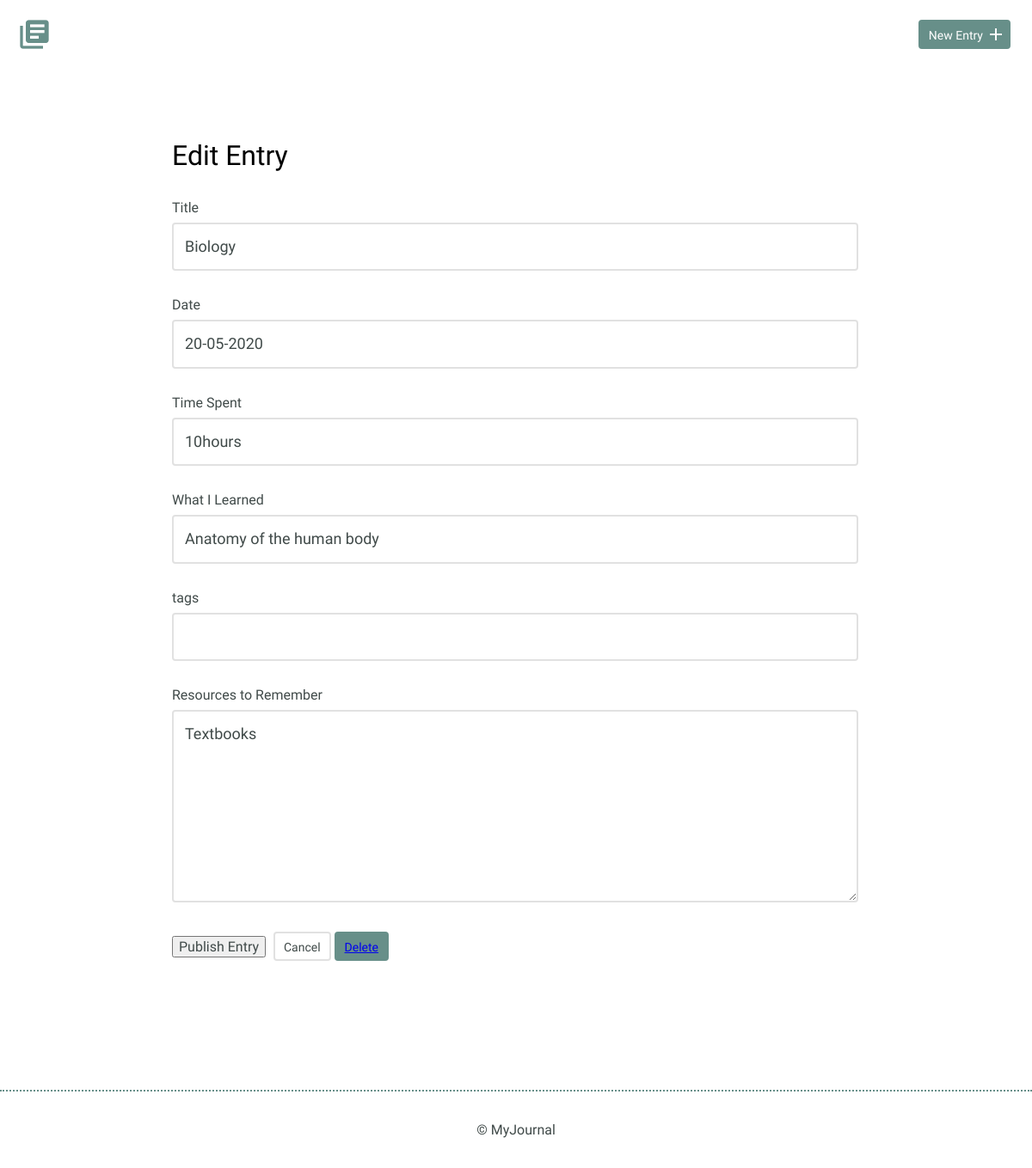
The app's page /edit.php?id=2, older data.
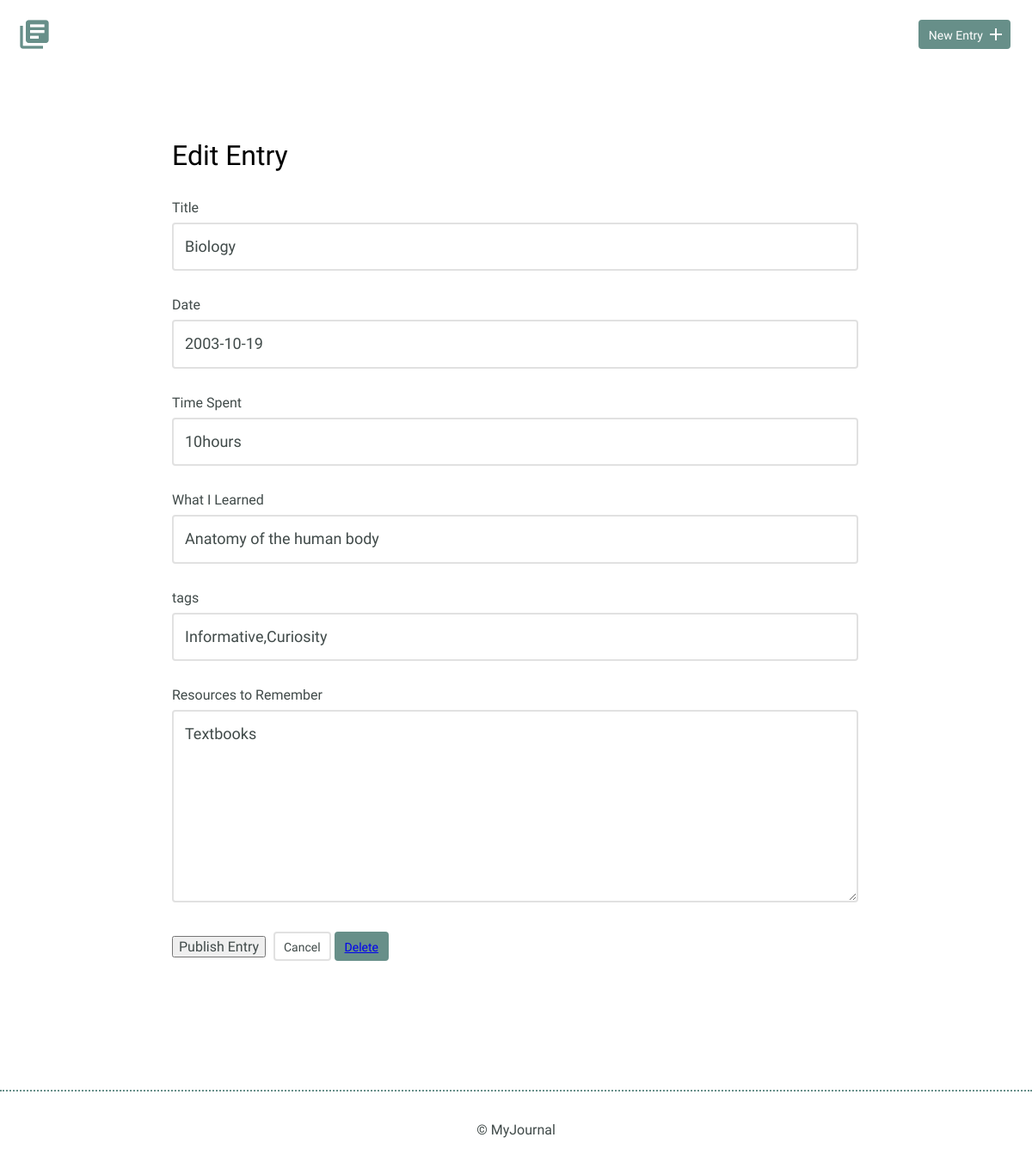
The same page, newer data.
### tables this page shows
CREATE TABLE "entries" (
	"id"	INTEGER PRIMARY KEY AUTOINCREMENT,
	"title"	TEXT UNIQUE,
	"date"	TEXT,
	"time_spent"	TEXT,
	"learned"	TEXT,
	"resources"	TEXT,
	"tagId"	INT,
	CONSTRAINT "fk_column" FOREIGN KEY("tagId") REFERENCES "tags"("id")
);

### inc/connection.php (called while the page is built, shortened)
<?php
function getOne ($database,$id){
    $query=("SELECT * FROM entries WHERE id=:id");
    try{
    $result=$database->prepare($query);
    $result->execute(["id"=>$id]);
    return $result;
    }catch(Exception $e){
        echo $e->getMessage();
    }
}
function joinTag($db,$id){
    try{
    $query="SELECT entries_tags.entriesId,entries_tags.tagId,tags.name,tags.id FROM entries_tags JOIN  tags ON entries_tags.tagId=tags.id WHERE entries_tags.entriesId =:d";
    $res=$db->prepare($query);
    $res->execute(["d"=>$id]);
    return $res;
    }catch( Exception $e){
        echo $e->getMessage();
    }
}

### edit.php (the view, shortened to what this page needs)
<?php include 'inc/header.php'?>
<?php include 'inc/connection.php'?>
<?php
$res=null;
 if(isset($_GET["id"])){
    $identity=filter_var($_GET["id"], FILTER_SANITIZE_NUMBER_INT);
    $res=getOne($conn,$identity)->fetch();
 }
 ?>
        <section>
            <div class="container">
                <div class="edit-entry">
                    <h2>Edit Entry</h2>
                    <form method="post" action="edit.php">
                        <label for="title">Title</label>
                       <?php echo "<input id=title type=text name=title value='".$res["title"]."'>"?><br>
                        <label for="date">Date</label>
                        <?php echo "<input id=title type=text name=date value='".$res["date"]."'>"?><br>
                        <label for="time-spent"> Time Spent</label>
                        <?php echo "<input id=title type=text name=timeSpent value='".$res["time_spent"]."'>"?><br>
                        <label for="what-i-learned">What I Learned</label>
                        <?php echo "<input id=title type=text name=learned value='".$res["learned"]."'>"?><br>
                        <?php
                        $entries=connect();
                        $answer=joinTag($entries,$res["id"])->fetchALL();
                           $tagArr=[];
                           foreach($answer as $ans){
                               array_push($tagArr,$ans["name"]);
                           }
                         $tagsA = implode(",",$tagArr);
                        ?>
                        <label for="tags">tags</label>
                        <?php echo "<input id=tags type=text name=tags value='".$tagsA."'>"?><br>
                        <label for="resources-to-remember">Resources to Remember</label>
                        <textarea id="resources-to-remember" rows="5" name="resources" ><?php echo $res["resources"]?></textarea>
                        <input type="submit" value="Publish Entry" >
                        <a href="#" class="button button-secondary">Cancel</a>
                        <?php echo "<button class=button><a href=edit.php?del=".$res["id"].">Delete</a></button>"?>
                    </form>
                </div>
            </div>
        </section>
        <?php include 'inc/footer.php'?>
    </body>
</html>

Row changes from the older to the newer data that the page shows:
changed entries "Biology": date "20-05-2020" → "2003-10-19"
Text that changed along with them:
form field tags: (not shown) → "Informative,Curiosity"
